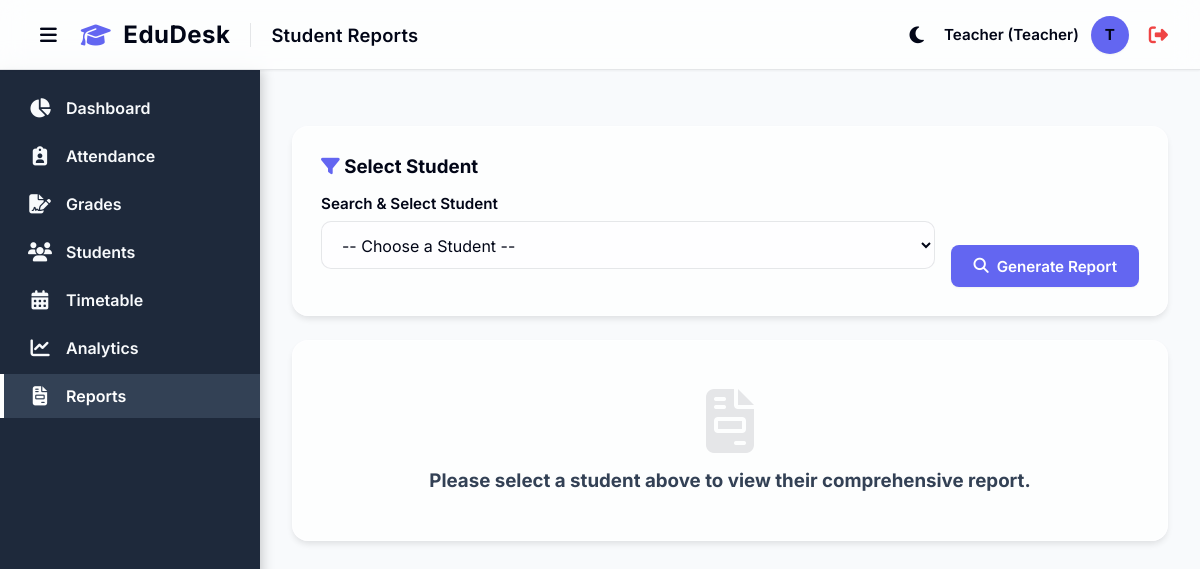
The page /reports (signed in) on the database its author committed.
### models.py (models this page shows)
class User(UserMixin, db.Model):
    id = db.Column(db.Integer, primary_key=True)
    name = db.Column(db.String(100), nullable=False)
    email = db.Column(db.String(120), unique=True, nullable=False)
    password_hash = db.Column(db.String(256), nullable=False)
    role = db.Column(db.String(20), nullable=False, default='Teacher') # 'Admin' or 'Teacher'
    subject_id = db.Column(db.Integer, db.ForeignKey('subject.id'), nullable=True)
    subject = db.relationship('Subject', foreign_keys=[subject_id], backref='users_as_teachers')

### app.py (the view, shortened to what this page needs)
@app.route('/reports')
@login_required
def reports():
    student_id = request.args.get('student_id')
    students = Student.query.all()
    selected_student = None
    present_days = 0
    absent_days = 0
    student_grades = []
    return render_template('reports.html',
                           students=students,
                           selected_student=selected_student,
                           present_days=present_days,
                           absent_days=absent_days,
                           student_grades=student_grades,
                           today=datetime.utcnow().date())

### templates/reports.html (shortened to what this page needs)
{% extends "base.html" %}
{% block page_title %}Student Reports{% endblock %}
{% block content %}
<div class="card no-print" style="margin-bottom: 24px;">
    <h3><i class="fa-solid fa-filter" style="color: var(--primary-color);"></i> Select Student</h3>
    <form method="GET" action="{{ url_for('reports') }}" style="display: flex; gap: 16px; margin-top: 16px; align-items: flex-end;">
        <div class="form-group" style="flex: 1;">
            <label for="student_id">Search & Select Student</label>
            <select name="student_id" id="student_id" class="form-control" required>
                <option value="">-- Choose a Student --</option>
            </select>
        </div>
        <button type="submit" class="btn btn-primary" style="height: 42px;">
            <i class="fa-solid fa-search"></i> Generate Report
        </button>
    </form>
</div>
{% if selected_student %}
<div class="print-only">
    <div style="border-bottom: 2px solid #000; padding-bottom: 20px; margin-bottom: 30px; display: flex; justify-content: space-between; align-items: flex-end;">
        <div>
            <h1 style="margin: 0; color: #000; font-size: 26pt;">Academic Performance Report</h1>
            <h2 style="margin: 10px 0 0 0; color: #4F46E5;">{{ selected_student.name }}</h2>
            <p style="margin: 5px 0; font-size: 11pt; color: #666;">Roll: {{ selected_student.roll_number }} | Dept: {{ selected_student.department }}</p>
        </div>
        <div style="text-align: right;">
            <p style="margin: 0; font-size: 10pt;">Generated: {{ today.strftime('%B %d, %Y') }}</p>
            <p style="margin: 0; font-weight: bold; font-size: 12pt;">EduDesk Smart System</p>
        </div>
    </div>
</div>
<div class="card no-print" style="margin-bottom: 24px;">
    <div style="display: flex; justify-content: space-between; align-items: center;">
        <div>
            <h2 style="margin: 0; color: var(--primary-color);">{{ selected_student.name }}</h2>
            <p style="color: var(--text-muted); margin: 4px 0 0 0;"><i class="fa-solid fa-id-badge"></i> {{ selected_student.roll_number }} | <i class="fa-solid fa-building"></i> {{ selected_student.department }}</p>
        </div>
        <div style="display: flex; gap: 12px; align-items: center;">
            <button onclick="window.print()" class="btn" style="background: var(--primary-color); color: white; border: none;">
                <i class="fa-solid fa-print"></i> Print Official PDF
            </button>
            <div style="text-align: right;">
                <div style="font-size: 0.8rem; color: var(--text-muted); text-transform: uppercase; font-weight: 700; letter-spacing: 1px; margin-bottom: 4px;">Success Probability</div>
            <div style="display: flex; align-items: center; gap: 12px; justify-content: flex-end;">
                <div style="font-size: 1.5rem; font-weight: 800; color: {% if selected_student.success_probability >= 80 %}#10B981{% elif selected_student.success_probability >= 60 %}#F59E0B{% else %}#ef4444{% endif %};">
                    {{ selected_student.success_probability }}%
                </div>
                <div style="width: 100px; height: 8px; background: var(--border-color); border-radius: 4px; overflow: hidden;">
                    <div style="width: {{ selected_student.success_probability }}%; height: 100%; background: {% if selected_student.success_probability >= 80 %}#10B981{% elif selected_student.success_probability >= 60 %}#F59E0B{% else %}#ef4444{% endif %}; transition: width 1s cubic-bezier(0.4, 0, 0.2, 1);"></div>
                </div>
            </div>
        </div>
    </div>
</div>
<div class="card" style="margin-bottom: 24px;">
    <h3 style="margin-bottom: 16px;"><i class="fa-solid fa-trophy" style="color: #F59E0B;"></i> Achievement Badges</h3>
    <div style="display: flex; gap: 12px; flex-wrap: wrap;">
        {% for badge in selected_student.badges %}
        <div style="background: rgba(var(--primary-rgb), 0.05); border: 1px solid var(--border-color); padding: 8px 16px; border-radius: 12px; display: flex; align-items: center; gap: 12px; box-shadow: var(--card-shadow);">
            <div style="width: 32px; height: 32px; border-radius: 50%; background: {{ badge.color }}; color: white; display: flex; align-items: center; justify-content: center; font-size: 0.9rem;">
                <i class="fa-solid {{ badge.icon }}"></i>
            </div>
            <span style="font-weight: 600; color: var(--text-main); font-size: 0.9rem;">{{ badge.name }}</span>
        </div>
        {% else %}
        <p style="color: var(--text-muted); margin: 0;">Keep improving to earn badges! 🚀</p>
        {% endfor %}
    </div>
</div>
<div class="dashboard-grid" style="margin-bottom: 24px;">
    <div class="stat-card" style="background: rgba(16, 185, 129, 0.1); border: 1px solid rgba(16,185,129,0.2);">
        <div class="stat-icon" style="background-color: transparent; color: #10B981; border: 2px solid #10B981;">
            <i class="fa-solid fa-check"></i>
        </div>
        <div class="stat-details">
            <h3 style="color: #10B981;">Total Present</h3>
            <p style="color: #10B981;">{{ present_days }} Days</p>
        </div>
    </div>
    <div class="stat-card" style="background: rgba(239, 68, 68, 0.1); border: 1px solid rgba(239, 68, 68,0.2);">
        <div class="stat-icon" style="background-color: transparent; color: #ef4444; border: 2px solid #ef4444;">
            <i class="fa-solid fa-xmark"></i>
        </div>
        <div class="stat-details">
            <h3 style="color: #ef4444;">Total Absent</h3>
            <p style="color: #ef4444;">{{ absent_days }} Days</p>
        </div>
    </div>
</div>
<div class="card">
    <h3 style="margin-bottom: 16px;"><i class="fa-solid fa-star" style="color: #f59e0b;"></i> Academic Grades</h3>
    <table class="styled-table">
        <thead>
            <tr>
                <th>Subject</th>
                <th>Teacher</th>
                <th>Assessment</th>
                <th>Score</th>
                <th>Percentage</th>
            </tr>
        </thead>
        <tbody>
            {% for grade in student_grades %}
            <tr>
                <td>{{ grade.subject.name }}</td>
                <td>{{ grade.subject.teacher.name if grade.subject.teacher else 'Unassigned' }}</td>
                <td>{{ grade.assessment }}</td>
                <td><strong>{{ grade.score }}</strong> / {{ grade.max_score }}</td>
                <td>
                    {% set percentage = (grade.score / grade.max_score) * 100 %}
                    <span class="grade-badge {% if percentage >= 80 %}grade-high{% elif percentage >= 60 %}grade-medium{% else %}grade-low{% endif %}">
                        {{ "%.1f"|format(percentage) }}%
                    </span>
                </td>
            </tr>
            {% else %}
            <tr>
                <td colspan="5" style="text-align:center; color: var(--text-muted);">No grades recorded for this student.</td>
            </tr>
            {% endfor %}
        </tbody>
    </table>
</div>
{% else %}
<div class="card" style="text-align: center; padding: 48px;">
    <i class="fa-solid fa-file-invoice" style="font-size: 4rem; color: var(--border-color); margin-bottom: 16px;"></i>
    <h3 style="color: var(--text-muted);">Please select a student above to view their comprehensive report.</h3>
</div>
{% endif %}
{% endblock %}

### templates/base.html (shortened to what this page needs)
<!DOCTYPE html>
<html lang="en">
<head>
    <link rel="stylesheet" href="https://cdnjs.cloudflare.com/ajax/libs/font-awesome/6.4.0/css/all.min.css">
    <link rel="stylesheet" href="{{ url_for('static', filename='css/style.css') }}">
</head>
<body>
    <header class="topbar">
        <div style="display: flex; align-items: center; gap: 16px;">
            <button id="sidebarToggle" class="btn btn-theme-toggle" aria-label="Toggle Sidebar"
                style="background: transparent; border: none; color: var(--text-main); font-size: 1.2rem; cursor: pointer; display: flex; align-items: center; padding: 4px 8px;">
                <i class="fa-solid fa-bars"></i>
            </button>
            <div class="brand-header"
                style="display: flex; align-items: center; gap: 12px; font-size: 1.5rem; font-weight: 700; color: var(--text-main); letter-spacing: 0.5px;">
                <i class="fa-solid fa-graduation-cap" style="color: var(--primary-color);"></i>
                <span>EduDesk</span>
            </div>
            <h1 class="page-title" style="margin: 0;">{% block page_title %}Dashboard{% endblock %}</h1>
        </div>
        <div class="user-profile" style="display: flex; align-items: center; gap: 12px;">
            <button id="themeToggle" class="btn btn-theme-toggle" aria-label="Toggle Theme"
                style="background: transparent; border: none; color: var(--text-main); font-size: 1.2rem; cursor: pointer; display: flex; align-items: center; padding: 4px 8px;">
                <i class="fa-solid fa-moon"></i>
            </button>
            <span>{{ current_user.name }} ({{ current_user.role }})</span>
            <div class="avatar">{{ current_user.name[0] | upper if current_user.name else 'U' }}</div>
            <a href="{{ url_for('logout') }}" title="Logout"
                style="color: #ef4444; font-size: 1.2rem; margin-left: 8px;"><i
                    class="fa-solid fa-right-from-bracket"></i></a>
        </div>
    </header>
    <div class="layout-wrapper" style="display: flex; flex: 1;">
        <aside class="sidebar">
            <ul class="nav-links" style="padding-top: 16px;">
                <li class="nav-item">
                    <a href="{{ url_for('dashboard') }}"
                        class="nav-link {% if request.endpoint == 'dashboard' %}active{% endif %}">
                        <i class="fa-solid fa-chart-pie"></i>
                        <span>Dashboard</span>
                    </a>
                </li>
                <li class="nav-item">
                    <a href="{{ url_for('attendance') }}"
                        class="nav-link {% if request.endpoint == 'attendance' %}active{% endif %}">
                        <i class="fa-solid fa-clipboard-user"></i>
                        <span>Attendance</span>
                    </a>
                </li>
                <li class="nav-item">
                    <a href="{{ url_for('grades') }}"
                        class="nav-link {% if request.endpoint == 'grades' %}active{% endif %}">
                        <i class="fa-solid fa-file-signature"></i>
                        <span>Grades</span>
                    </a>
                </li>
                <li class="nav-item">
                    <a href="{{ url_for('students') }}"
                        class="nav-link {% if request.endpoint == 'students' %}active{% endif %}">
                        <i class="fa-solid fa-users"></i>
                        <span>Students</span>
                    </a>
                </li>
                <li class="nav-item">
                    <a href="{{ url_for('timetable') }}"
                        class="nav-link {% if request.endpoint == 'timetable' %}active{% endif %}">
                        <i class="fa-solid fa-calendar-days"></i>
                        <span>Timetable</span>
                    </a>
                </li>
                <li class="nav-item">
                    <a href="{{ url_for('analytics') }}"
                        class="nav-link {% if request.endpoint == 'analytics' %}active{% endif %}">
                        <i class="fa-solid fa-chart-line"></i>
                        <span>Analytics</span>
                    </a>
                </li>
                <li class="nav-item">
                    <a href="{{ url_for('reports') }}"
                        class="nav-link {% if request.endpoint == 'reports' %}active{% endif %}">
                        <i class="fa-solid fa-file-invoice"></i>
                        <span>Reports</span>
                    </a>
                </li>
            </ul>
        </aside>
        <main class="main-content">
            <div class="content-wrapper">
                {% block content %}
                {% endblock %}
            </div>
        </main>
    </div>
</body>
</html>

### rows shown on the page
User: name "Teacher", role "Teacher", name "T"
